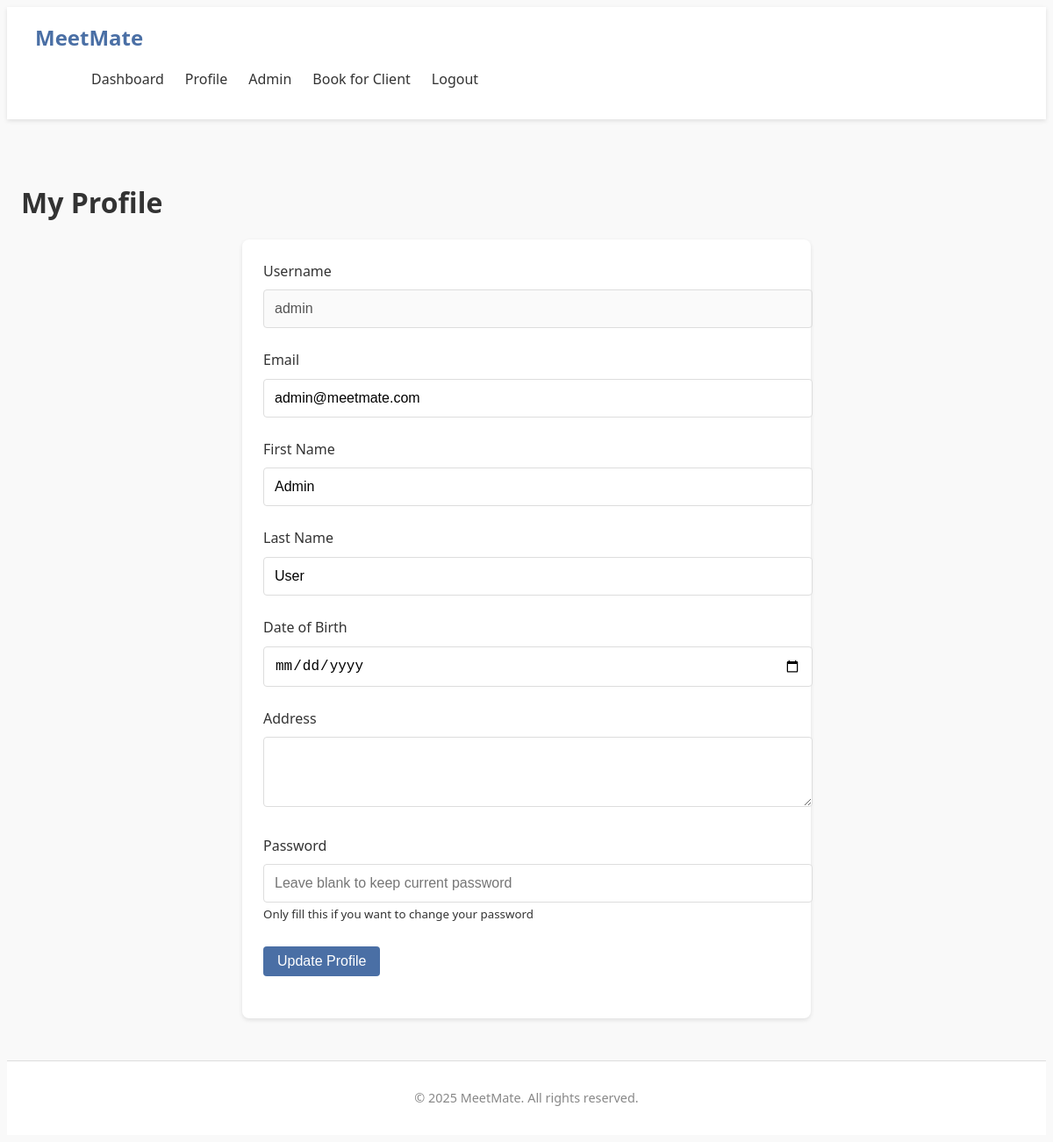
The page /profile (signed in) on the database as committed earlier.
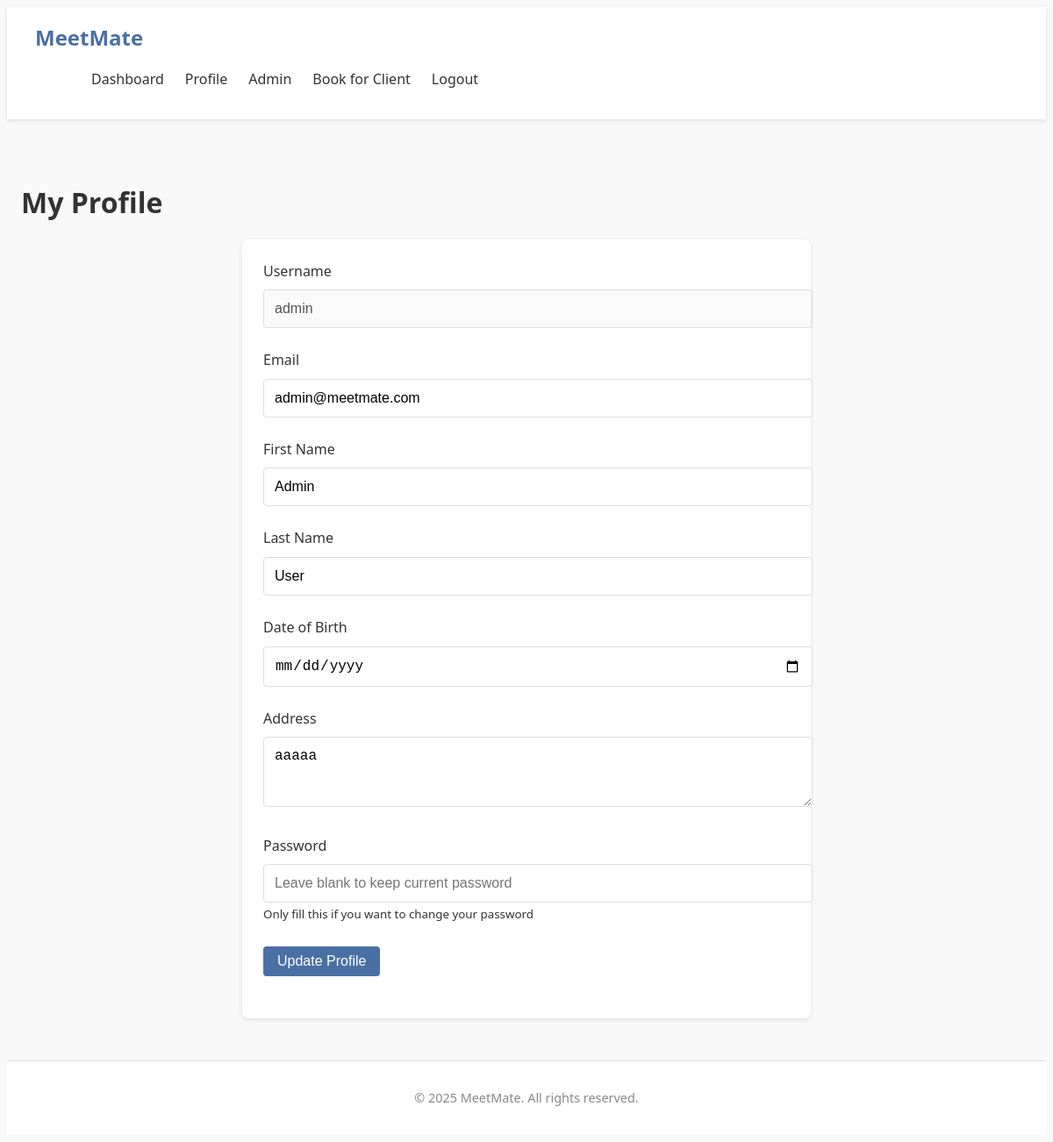
The same page on the database as committed later.
### tables this page shows
CREATE TABLE users (
                id INTEGER PRIMARY KEY AUTOINCREMENT,
                username TEXT NOT NULL UNIQUE,
                email TEXT NOT NULL UNIQUE,
                password TEXT NOT NULL,
                firstname TEXT,
                lastname TEXT,
                dob TEXT,
                address TEXT,
                role TEXT DEFAULT 'user'
            );

### app.py (the view, shortened to what this page needs)
@app.route('/profile', methods=['GET', 'POST'])
@login_required
def profile():
    user = get_user_by_id(session['user_id'])
    if not user:
        flash('User not found', 'error')
        return redirect(url_for('logout'))
    if request.method == 'GET':
        return render_template('profile.html', user=user)

### app.py (called while the page is built)
def get_database_path():
    app_directory = app.root_path
    instance_directory = os.path.join(app_directory, 'instance')
    os.makedirs(instance_directory, exist_ok=True)
    database_path = os.path.join(instance_directory, 'meetmate.db')
    return database_path

def get_database_connection():
    db_path = get_database_path()
    connection = sqlite3.connect(db_path)
    connection.row_factory = sqlite3.Row
    return connection

def get_user_by_id(user_id):
    connection = get_database_connection()
    cursor = connection.cursor()
    cursor.execute("SELECT * FROM users WHERE id = ?", (user_id,))
    user = cursor.fetchone()
    connection.close()
    if user:
        return dict(user)
    return None

### templates/profile.html (shortened to what this page needs)
{% extends "base.html" %}
{% block content %}
<div class="profile-page">
    <h1>My Profile</h1>
    <div class="profile-form">
        <form method="POST" action="{{ url_for('profile') }}" class="form">
            <div class="form-group">
                <label for="username">Username</label>
                <input type="text" id="username" value="{{ user.username }}" disabled>
            </div>
            <div class="form-group">
                <label for="email">Email</label>
                <input type="email" id="email" name="email" value="{{ user.email }}" required>
            </div>
            <div class="form-group">
                <label for="firstname">First Name</label>
                <input type="text" id="firstname" name="firstname" value="{{ user.firstname or '' }}">
            </div>
            <div class="form-group">
                <label for="lastname">Last Name</label>
                <input type="text" id="lastname" name="lastname" value="{{ user.lastname or '' }}">
            </div>
            <div class="form-group">
                <label for="dob">Date of Birth</label>
                <input type="date" id="dob" name="dob" value="{{ user.dob or '' }}">
            </div>
            <div class="form-group">
                <label for="address">Address</label>
                <textarea id="address" name="address" rows="3">{{ user.address or '' }}</textarea>
            </div>
            <div class="form-group">
                <label for="password">Password</label>
                <input type="password" id="password" name="password" placeholder="Leave blank to keep current password">
                <small>Only fill this if you want to change your password</small>
            </div>
            <div class="form-group">
                <button type="submit" class="btn btn-primary">Update Profile</button>
            </div>
        </form>
    </div>
</div>
{% endblock %}

Rows that differ between the two databases and show on the page:
changed users "admin": address (not shown) → "aaaaa"
